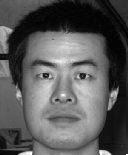
#> input picture SecondQuestion/t1.png, 128 x 155 px, found by its file name
$ python deneme.py
#> lines starting #> are read from the running program, lines starting #| are printed output that depends on the picture
import cv2
from numpy import exp, sqrt
import numpy as np


face1 = cv2.imread('t1.png', 0)
#> face1 is the input picture: shape (155, 128); min 0, max 255, mean 89
face2=cv2.imread('t2.png',0)
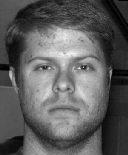
#> input picture SecondQuestion/t2.png, 128 x 155 px, found by its file name
#> face2 is the input picture: shape (155, 128); min 0, max 247, mean 93.4
face3=cv2.imread('t3.png',0)
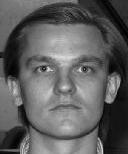
#> input picture SecondQuestion/t3.png, 128 x 154 px, found by its file name
#> face3 is the input picture: shape (154, 128); min 0, max 226, mean 94.5

rows, cols = face3.shape
#> rows = 154; cols = 128

avarage_face = np.zeros((rows, cols, 1), np.uint8)


for i in range(cols):
    for j in range(rows):
        sumOfFace = face1[j, i] + face2[j,i] + face3[j,i]
        avarageOfFace = sumOfFace/3
        avarage_face[j, i] = int(avarageOfFace)
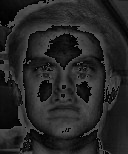
#> avarage_face: shape (154, 128, 1); min 0, max 85, mean 37.9

cv2.imshow("Blank Image", avarage_face)
cv2.imwrite('avarage_face.jpg', avarage_face)
cv2.waitKey(0)
cv2.destroyAllWindows()

"""M[x,y]=1/pq * toplam r sıfırdan p-1 e içinde toplam s sıfırdan q-1 I[x+r][y+s] """

image=cv2.imread('t3.png', )
#> (the run stopped early here; a loop or call above may not have finished)
